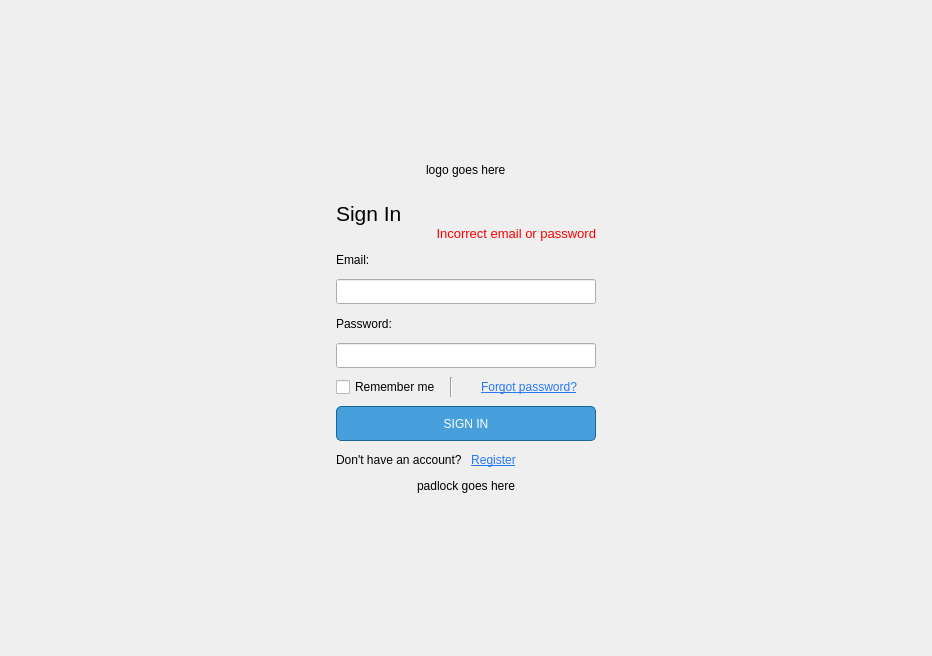
<?xml version="1.0" encoding="UTF-8"?>
<ui version="4.0">
 <class>uiLogin</class>
 <widget class="QWidget" name="uiLogin">
  <property name="geometry">
   <rect>
    <x>0</x>
    <y>0</y>
    <width>932</width>
    <height>656</height>
   </rect>
  </property>
  <property name="windowTitle">
   <string>Form</string>
  </property>
  <property name="styleSheet">
   <string notr="true"/>
  </property>
  <layout class="QGridLayout" name="gridLayout">
   <property name="leftMargin">
    <number>0</number>
   </property>
   <property name="topMargin">
    <number>0</number>
   </property>
   <property name="rightMargin">
    <number>0</number>
   </property>
   <property name="bottomMargin">
    <number>0</number>
   </property>
   <property name="spacing">
    <number>0</number>
   </property>
   <item row="2" column="0">
    <widget class="QWidget" name="centralWidget" native="true">
     <property name="styleSheet">
      <string notr="true"/>
     </property>
     <layout class="QGridLayout" name="gridLayout_2">
      <item row="6" column="3">
       <spacer name="horizontalSpacer_2">
        <property name="orientation">
         <enum>Qt::Horizontal</enum>
        </property>
        <property name="sizeHint" stdset="0">
         <size>
          <width>40</width>
          <height>20</height>
         </size>
        </property>
       </spacer>
      </item>
      <item row="7" column="2">
       <spacer name="verticalSpacer_2">
        <property name="orientation">
         <enum>Qt::Vertical</enum>
        </property>
        <property name="sizeHint" stdset="0">
         <size>
          <width>20</width>
          <height>40</height>
         </size>
        </property>
       </spacer>
      </item>
      <item row="6" column="0">
       <spacer name="horizontalSpacer">
        <property name="orientation">
         <enum>Qt::Horizontal</enum>
        </property>
        <property name="sizeHint" stdset="0">
         <size>
          <width>40</width>
          <height>20</height>
         </size>
        </property>
       </spacer>
      </item>
      <item row="6" column="2">
       <widget class="Frame" name="centralFrame">
        <property name="sizePolicy">
         <sizepolicy hsizetype="Maximum" vsizetype="Maximum">
          <horstretch>0</horstretch>
          <verstretch>0</verstretch>
         </sizepolicy>
        </property>
        <property name="styleSheet">
         <string notr="true">#centralFrame
                                     {
                                     border: 0px solid grey;
                                     border-radius: 0px;
                                     }

                                     *{
                                     color: black;
                                     }

                                     #pushButton_switchToRegisterPage, #pushButton_forgotPassword, #pushButton_switchToLoginPage {
                                     background: transparent;
                                     color: rgb(39, 121, 246);
                                     border-radius: 1px;
                                     text-decoration: underline;
                                     }

                                     #pushButton_switchToRegisterPage:pressed, #pushButton_forgotPassword:pressed,
                                     #pushButton_switchToLoginPage:pressed {
                                     color: rgb(71, 42, 145);
                                     }

                                     #pushButton_register, #pushButton_login {
                                     border: 1px solid rgb(24, 103, 155);
                                     border-radius: 5px;
                                     background-color: rgb(71, 160, 219);
                                     color: white;
                                     }

                                     #pushButton_register:hover, #pushButton_login:hover {
                                     color: white;
                                     background-color: rgb(36, 127, 168);
                                     }

                                     #pushButton_register:pressed, #pushButton_login:pressed {
                                     color: white;
                                     background-color: rgb(0, 88, 128);
                                     }

                                     #label_incorrectLogin {
                                     color: rgb(255,0,0);
                                     }
                                 </string>
        </property>
        <property name="frameShape">
         <enum>QFrame::StyledPanel</enum>
        </property>
        <property name="frameShadow">
         <enum>QFrame::Raised</enum>
        </property>
        <property name="lineWidth">
         <number>1</number>
        </property>
        <layout class="QGridLayout" name="gridLayout_6">
         <property name="leftMargin">
          <number>50</number>
         </property>
         <property name="topMargin">
          <number>50</number>
         </property>
         <property name="rightMargin">
          <number>50</number>
         </property>
         <property name="bottomMargin">
          <number>50</number>
         </property>
         <item row="0" column="0">
          <layout class="QHBoxLayout" name="horizontalLayout_5">
           <property name="topMargin">
            <number>0</number>
           </property>
           <item>
            <spacer name="horizontalSpacer_9">
             <property name="orientation">
              <enum>Qt::Horizontal</enum>
             </property>
             <property name="sizeHint" stdset="0">
              <size>
               <width>40</width>
               <height>20</height>
              </size>
             </property>
            </spacer>
           </item>
           <item>
            <widget class="QLabel" name="label_title_logo">
             <property name="text">
              <string>logo goes here</string>
             </property>
            </widget>
           </item>
           <item>
            <spacer name="horizontalSpacer_10">
             <property name="orientation">
              <enum>Qt::Horizontal</enum>
             </property>
             <property name="sizeHint" stdset="0">
              <size>
               <width>40</width>
               <height>20</height>
              </size>
             </property>
            </spacer>
           </item>
          </layout>
         </item>
         <item row="2" column="0">
          <widget class="StackedWidget" name="stackedWidget">
           <property name="currentIndex">
            <number>0</number>
           </property>
           <widget class="QWidget" name="loginPage">
            <layout class="QVBoxLayout" name="verticalLayout_2">
             <property name="spacing">
              <number>9</number>
             </property>
             <property name="leftMargin">
              <number>0</number>
             </property>
             <property name="topMargin">
              <number>0</number>
             </property>
             <property name="rightMargin">
              <number>0</number>
             </property>
             <property name="bottomMargin">
              <number>0</number>
             </property>
             <item>
              <layout class="QHBoxLayout" name="horizontalLayout_2">
               <property name="topMargin">
                <number>0</number>
               </property>
               <property name="bottomMargin">
                <number>0</number>
               </property>
               <item>
                <widget class="QLabel" name="label_3">
                 <property name="font">
                  <font>
                   <pointsize>16</pointsize>
                  </font>
                 </property>
                 <property name="text">
                  <string>Sign In</string>
                 </property>
                </widget>
               </item>
               <item>
                <widget class="QLabel" name="label_incorrectLogin">
                 <property name="enabled">
                  <bool>true</bool>
                 </property>
                 <property name="font">
                  <font>
                   <pointsize>10</pointsize>
                   <weight>50</weight>
                   <italic>false</italic>
                   <bold>false</bold>
                   <underline>false</underline>
                   <strikeout>false</strikeout>
                  </font>
                 </property>
                 <property name="text">
                  <string>Incorrect email or password</string>
                 </property>
                 <property name="alignment">
                  <set>Qt::AlignBottom|Qt::AlignRight|Qt::AlignTrailing</set>
                 </property>
                </widget>
               </item>
              </layout>
             </item>
             <item>
              <layout class="QVBoxLayout" name="verticalLayout_4">
               <property name="topMargin">
                <number>0</number>
               </property>
               <item>
                <widget class="QLabel" name="label_2">
                 <property name="text">
                  <string>Email:</string>
                 </property>
                 <property name="alignment">
                  <set>Qt::AlignLeading|Qt::AlignLeft|Qt::AlignVCenter</set>
                 </property>
                </widget>
               </item>
               <item>
                <widget class="QLineEdit" name="lineEdit_loginEmail">
                 <property name="minimumSize">
                  <size>
                   <width>150</width>
                   <height>25</height>
                  </size>
                 </property>
                </widget>
               </item>
              </layout>
             </item>
             <item>
              <layout class="QVBoxLayout" name="verticalLayout_5">
               <property name="topMargin">
                <number>0</number>
               </property>
               <item>
                <widget class="QLabel" name="label">
                 <property name="text">
                  <string>Password:</string>
                 </property>
                 <property name="alignment">
                  <set>Qt::AlignLeading|Qt::AlignLeft|Qt::AlignVCenter</set>
                 </property>
                </widget>
               </item>
               <item>
                <widget class="QLineEdit" name="lineEdit_loginPassword">
                 <property name="minimumSize">
                  <size>
                   <width>150</width>
                   <height>25</height>
                  </size>
                 </property>
                 <property name="inputMask">
                  <string/>
                 </property>
                 <property name="text">
                  <string/>
                 </property>
                 <property name="echoMode">
                  <enum>QLineEdit::Password</enum>
                 </property>
                 <property name="placeholderText">
                  <string/>
                 </property>
                </widget>
               </item>
              </layout>
             </item>
             <item>
              <layout class="QHBoxLayout" name="horizontalLayout_7">
               <property name="topMargin">
                <number>0</number>
               </property>
               <item>
                <widget class="QCheckBox" name="checkBox_rememberMe">
                 <property name="sizePolicy">
                  <sizepolicy hsizetype="Fixed" vsizetype="Fixed">
                   <horstretch>0</horstretch>
                   <verstretch>0</verstretch>
                  </sizepolicy>
                 </property>
                 <property name="text">
                  <string>Remember me</string>
                 </property>
                </widget>
               </item>
               <item>
                <widget class="Line" name="line">
                 <property name="orientation">
                  <enum>Qt::Vertical</enum>
                 </property>
                </widget>
               </item>
               <item>
                <widget class="QPushButton" name="pushButton_forgotPassword">
                 <property name="styleSheet">
                  <string notr="true"/>
                 </property>
                 <property name="text">
                  <string>Forgot password?</string>
                 </property>
                 <property name="autoDefault">
                  <bool>true</bool>
                 </property>
                </widget>
               </item>
              </layout>
             </item>
             <item>
              <widget class="QPushButton" name="pushButton_login">
               <property name="minimumSize">
                <size>
                 <width>260</width>
                 <height>35</height>
                </size>
               </property>
               <property name="font">
                <font>
                 <family>Cantarell</family>
                </font>
               </property>
               <property name="styleSheet">
                <string notr="true"/>
               </property>
               <property name="text">
                <string>SIGN IN</string>
               </property>
               <property name="autoDefault">
                <bool>true</bool>
               </property>
              </widget>
             </item>
             <item>
              <layout class="QHBoxLayout" name="horizontalLayout">
               <property name="topMargin">
                <number>0</number>
               </property>
               <property name="bottomMargin">
                <number>0</number>
               </property>
               <item>
                <widget class="QLabel" name="label_7">
                 <property name="text">
                  <string>Don't have an account?</string>
                 </property>
                </widget>
               </item>
               <item>
                <widget class="QPushButton" name="pushButton_switchToRegisterPage">
                 <property name="styleSheet">
                  <string notr="true"/>
                 </property>
                 <property name="text">
                  <string>Register</string>
                 </property>
                 <property name="autoDefault">
                  <bool>true</bool>
                 </property>
                 <property name="flat">
                  <bool>false</bool>
                 </property>
                </widget>
               </item>
               <item>
                <spacer name="horizontalSpacer_7">
                 <property name="orientation">
                  <enum>Qt::Horizontal</enum>
                 </property>
                 <property name="sizeHint" stdset="0">
                  <size>
                   <width>40</width>
                   <height>20</height>
                  </size>
                 </property>
                </spacer>
               </item>
              </layout>
             </item>
            </layout>
           </widget>
           <widget class="QWidget" name="registerPage">
            <layout class="QVBoxLayout" name="verticalLayout">
             <property name="spacing">
              <number>9</number>
             </property>
             <property name="leftMargin">
              <number>0</number>
             </property>
             <property name="topMargin">
              <number>0</number>
             </property>
             <property name="rightMargin">
              <number>0</number>
             </property>
             <property name="bottomMargin">
              <number>0</number>
             </property>
             <item>
              <layout class="QHBoxLayout" name="horizontalLayout_4">
               <property name="topMargin">
                <number>0</number>
               </property>
               <item>
                <widget class="QLabel" name="label_6">
                 <property name="font">
                  <font>
                   <pointsize>16</pointsize>
                  </font>
                 </property>
                 <property name="text">
                  <string>Register</string>
                 </property>
                </widget>
               </item>
              </layout>
             </item>
             <item>
              <layout class="QVBoxLayout" name="verticalLayout_7">
               <property name="spacing">
                <number>0</number>
               </property>
               <property name="topMargin">
                <number>0</number>
               </property>
               <item>
                <widget class="QLabel" name="label_4">
                 <property name="text">
                  <string>Email:</string>
                 </property>
                 <property name="alignment">
                  <set>Qt::AlignLeading|Qt::AlignLeft|Qt::AlignVCenter</set>
                 </property>
                </widget>
               </item>
               <item>
                <widget class="QLineEdit" name="lineEdit_registerEmail">
                 <property name="minimumSize">
                  <size>
                   <width>150</width>
                   <height>25</height>
                  </size>
                 </property>
                </widget>
               </item>
              </layout>
             </item>
             <item>
              <layout class="QVBoxLayout" name="verticalLayout_10">
               <property name="spacing">
                <number>0</number>
               </property>
               <property name="topMargin">
                <number>0</number>
               </property>
               <item>
                <widget class="QLabel" name="label_9">
                 <property name="text">
                  <string>Username:</string>
                 </property>
                 <property name="alignment">
                  <set>Qt::AlignLeading|Qt::AlignLeft|Qt::AlignVCenter</set>
                 </property>
                </widget>
               </item>
               <item>
                <widget class="QLineEdit" name="lineEdit_username">
                 <property name="placeholderText">
                  <string>[A-Za-z0-9-_.] are valid</string>
                 </property>
                </widget>
               </item>
              </layout>
             </item>
             <item>
              <layout class="QVBoxLayout" name="verticalLayout_8">
               <property name="spacing">
                <number>0</number>
               </property>
               <property name="topMargin">
                <number>0</number>
               </property>
               <item>
                <widget class="QLabel" name="label_5">
                 <property name="text">
                  <string>Password:</string>
                 </property>
                 <property name="alignment">
                  <set>Qt::AlignLeading|Qt::AlignLeft|Qt::AlignVCenter</set>
                 </property>
                </widget>
               </item>
               <item>
                <widget class="QLineEdit" name="lineEdit_registerPassword">
                 <property name="minimumSize">
                  <size>
                   <width>150</width>
                   <height>25</height>
                  </size>
                 </property>
                 <property name="echoMode">
                  <enum>QLineEdit::Password</enum>
                 </property>
                 <property name="placeholderText">
                  <string>8+ characters</string>
                 </property>
                </widget>
               </item>
              </layout>
             </item>
             <item>
              <layout class="QVBoxLayout" name="verticalLayout_9">
               <property name="spacing">
                <number>0</number>
               </property>
               <property name="topMargin">
                <number>0</number>
               </property>
               <item>
                <widget class="QLabel" name="label_8">
                 <property name="text">
                  <string>Repeat Password:</string>
                 </property>
                 <property name="alignment">
                  <set>Qt::AlignLeading|Qt::AlignLeft|Qt::AlignVCenter</set>
                 </property>
                </widget>
               </item>
               <item>
                <widget class="QLineEdit" name="lineEdit_registerPasswordRep">
                 <property name="echoMode">
                  <enum>QLineEdit::Password</enum>
                 </property>
                </widget>
               </item>
              </layout>
             </item>
             <item>
              <widget class="QPushButton" name="pushButton_register">
               <property name="minimumSize">
                <size>
                 <width>260</width>
                 <height>35</height>
                </size>
               </property>
               <property name="font">
                <font>
                 <kerning>true</kerning>
                </font>
               </property>
               <property name="styleSheet">
                <string notr="true"/>
               </property>
               <property name="text">
                <string>REGISTER</string>
               </property>
               <property name="autoDefault">
                <bool>true</bool>
               </property>
              </widget>
             </item>
             <item>
              <layout class="QHBoxLayout" name="horizontalLayout_3">
               <property name="bottomMargin">
                <number>0</number>
               </property>
               <item>
                <widget class="QLabel" name="label_10">
                 <property name="text">
                  <string>Already have an account?</string>
                 </property>
                </widget>
               </item>
               <item>
                <widget class="QPushButton" name="pushButton_switchToLoginPage">
                 <property name="styleSheet">
                  <string notr="true"/>
                 </property>
                 <property name="text">
                  <string>Sign In</string>
                 </property>
                 <property name="autoDefault">
                  <bool>true</bool>
                 </property>
                </widget>
               </item>
               <item>
                <spacer name="horizontalSpacer_8">
                 <property name="orientation">
                  <enum>Qt::Horizontal</enum>
                 </property>
                 <property name="sizeHint" stdset="0">
                  <size>
                   <width>40</width>
                   <height>20</height>
                  </size>
                 </property>
                </spacer>
               </item>
              </layout>
             </item>
            </layout>
           </widget>
          </widget>
         </item>
         <item row="3" column="0">
          <layout class="QHBoxLayout" name="horizontalLayout_6">
           <property name="topMargin">
            <number>0</number>
           </property>
           <item>
            <spacer name="horizontalSpacer_3">
             <property name="orientation">
              <enum>Qt::Horizontal</enum>
             </property>
             <property name="sizeHint" stdset="0">
              <size>
               <width>40</width>
               <height>20</height>
              </size>
             </property>
            </spacer>
           </item>
           <item>
            <widget class="QLabel" name="label_padlock_icon">
             <property name="text">
              <string>padlock goes here</string>
             </property>
            </widget>
           </item>
           <item>
            <spacer name="horizontalSpacer_4">
             <property name="orientation">
              <enum>Qt::Horizontal</enum>
             </property>
             <property name="sizeHint" stdset="0">
              <size>
               <width>40</width>
               <height>20</height>
              </size>
             </property>
            </spacer>
           </item>
          </layout>
         </item>
        </layout>
       </widget>
      </item>
      <item row="0" column="2">
       <spacer name="verticalSpacer">
        <property name="orientation">
         <enum>Qt::Vertical</enum>
        </property>
        <property name="sizeHint" stdset="0">
         <size>
          <width>20</width>
          <height>40</height>
         </size>
        </property>
       </spacer>
      </item>
     </layout>
    </widget>
   </item>
  </layout>
 </widget>
 <customwidgets>
  <customwidget>
   <class>StackedWidget</class>
   <extends>QStackedWidget</extends>
   <header>StackedWidget.hpp</header>
   <container>1</container>
  </customwidget>
  <customwidget>
   <class>Frame</class>
   <extends>QFrame</extends>
   <header>Frame.hpp</header>
   <container>1</container>
  </customwidget>
 </customwidgets>
 <resources/>
 <connections>
  <connection>
   <sender>lineEdit_loginEmail</sender>
   <signal>returnPressed()</signal>
   <receiver>pushButton_login</receiver>
   <slot>click()</slot>
   <hints>
    <hint type="sourcelabel">
     <x>465</x>
     <y>274</y>
    </hint>
    <hint type="destinationlabel">
     <x>465</x>
     <y>428</y>
    </hint>
   </hints>
  </connection>
  <connection>
   <sender>lineEdit_loginPassword</sender>
   <signal>returnPressed()</signal>
   <receiver>pushButton_login</receiver>
   <slot>click()</slot>
   <hints>
    <hint type="sourcelabel">
     <x>465</x>
     <y>333</y>
    </hint>
    <hint type="destinationlabel">
     <x>465</x>
     <y>428</y>
    </hint>
   </hints>
  </connection>
  <connection>
   <sender>lineEdit_registerEmail</sender>
   <signal>returnPressed()</signal>
   <receiver>pushButton_register</receiver>
   <slot>click()</slot>
   <hints>
    <hint type="sourcelabel">
     <x>465</x>
     <y>251</y>
    </hint>
    <hint type="destinationlabel">
     <x>465</x>
     <y>451</y>
    </hint>
   </hints>
  </connection>
  <connection>
   <sender>lineEdit_username</sender>
   <signal>returnPressed()</signal>
   <receiver>pushButton_register</receiver>
   <slot>click()</slot>
   <hints>
    <hint type="sourcelabel">
     <x>465</x>
     <y>304</y>
    </hint>
    <hint type="destinationlabel">
     <x>465</x>
     <y>451</y>
    </hint>
   </hints>
  </connection>
  <connection>
   <sender>lineEdit_registerPassword</sender>
   <signal>returnPressed()</signal>
   <receiver>pushButton_register</receiver>
   <slot>click()</slot>
   <hints>
    <hint type="sourcelabel">
     <x>465</x>
     <y>357</y>
    </hint>
    <hint type="destinationlabel">
     <x>465</x>
     <y>451</y>
    </hint>
   </hints>
  </connection>
  <connection>
   <sender>lineEdit_registerPasswordRep</sender>
   <signal>returnPressed()</signal>
   <receiver>pushButton_register</receiver>
   <slot>click()</slot>
   <hints>
    <hint type="sourcelabel">
     <x>465</x>
     <y>410</y>
    </hint>
    <hint type="destinationlabel">
     <x>465</x>
     <y>451</y>
    </hint>
   </hints>
  </connection>
 </connections>
</ui>
